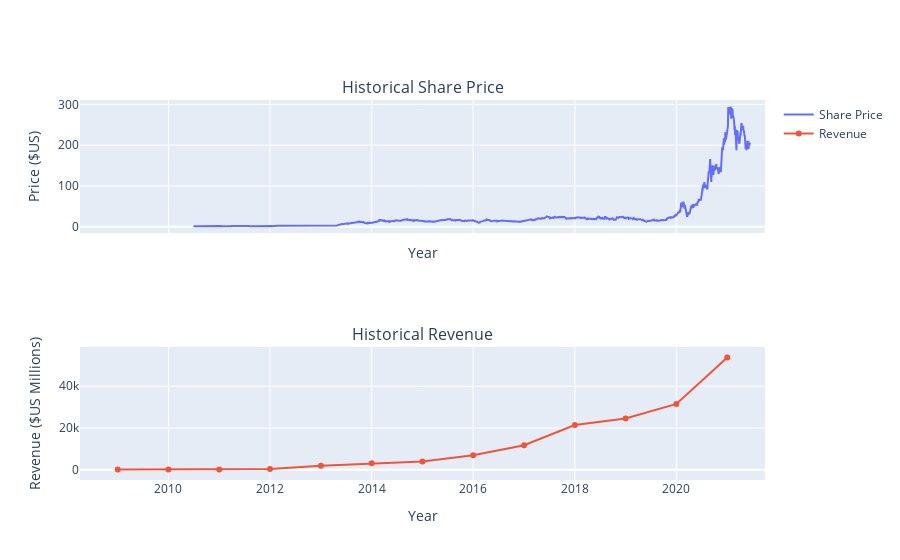

Here is the notebook cell this chart was saved with:
### Code cell
make_graph(tesla_data,tesla_revenue,"TESLA")

### Figure 1 — Plotly figure (JSON) as saved in the notebook; plotly's stock layout.template omitted (floating-point values rounded to 4 significant figures; data arrays with more than 128 entries replaced by an {"elided": "..."} marker saying what was removed)
{"data": [{"name": "Share Price", "type": "scatter", "x": {"elided": "2759 str values"}, "xaxis": "x", "y": {"elided": "2759 float values"}, "yaxis": "y"}, {"name": "Revenue", "type": "scatter", "x": ["2021-01-01T00:00:00", "2020-01-01T00:00:00", "2019-01-01T00:00:00", "2018-01-01T00:00:00", "2017-01-01T00:00:00", "2016-01-01T00:00:00", "2015-01-01T00:00:00", "2014-01-01T00:00:00", "2013-01-01T00:00:00", "2012-01-01T00:00:00", "2011-01-01T00:00:00", "2010-01-01T00:00:00", "2009-01-01T00:00:00"], "xaxis": "x2", "y": [53823, 31536, 24578, 21461, 11759, 7000, 4046, 3198, 2013, 413, 204, 117, 112], "yaxis": "y2"}], "layout": {"annotations": [{"font": {"size": 16}, "showarrow": false, "text": "Historical Share Price", "x": 0.5, "xanchor": "center", "xref": "paper", "y": 1.0, "yanchor": "bottom", "yref": "paper"}, {"font": {"size": 16}, "showarrow": false, "text": "Historical Revenue", "x": 0.5, "xanchor": "center", "xref": "paper", "y": 0.35, "yanchor": "bottom", "yref": "paper"}], "autosize": true, "xaxis": {"anchor": "y", "autorange": true, "domain": [0, 1], "matches": "x2", "range": ["2008-03-20 20:10:25.6482", "2021-10-14 03:49:34.3518"], "showticklabels": false, "title": {"text": "Year"}, "type": "date"}, "xaxis2": {"anchor": "y2", "autorange": true, "domain": [0, 1], "range": ["2008-03-20 20:10:25.6482", "2021-10-14 03:49:34.3518"], "title": {"text": "Year"}, "type": "date"}, "yaxis": {"anchor": "x", "autorange": true, "domain": [0.65, 1.0], "range": [-15.24, 310.7], "title": {"text": "Price ($US)"}, "type": "linear"}, "yaxis2": {"anchor": "x2", "autorange": true, "domain": [0, 0.35], "range": [-5758.0, 59690.0], "title": {"text": "Revenue ($US Millions)"}, "type": "linear"}}}
